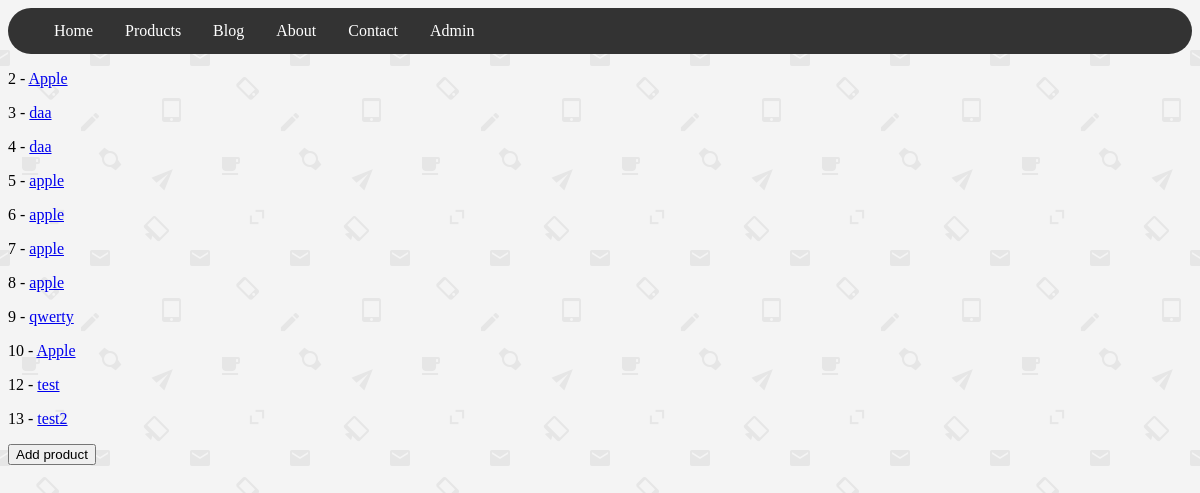
/products/, run on an earlier commit of the app's database.
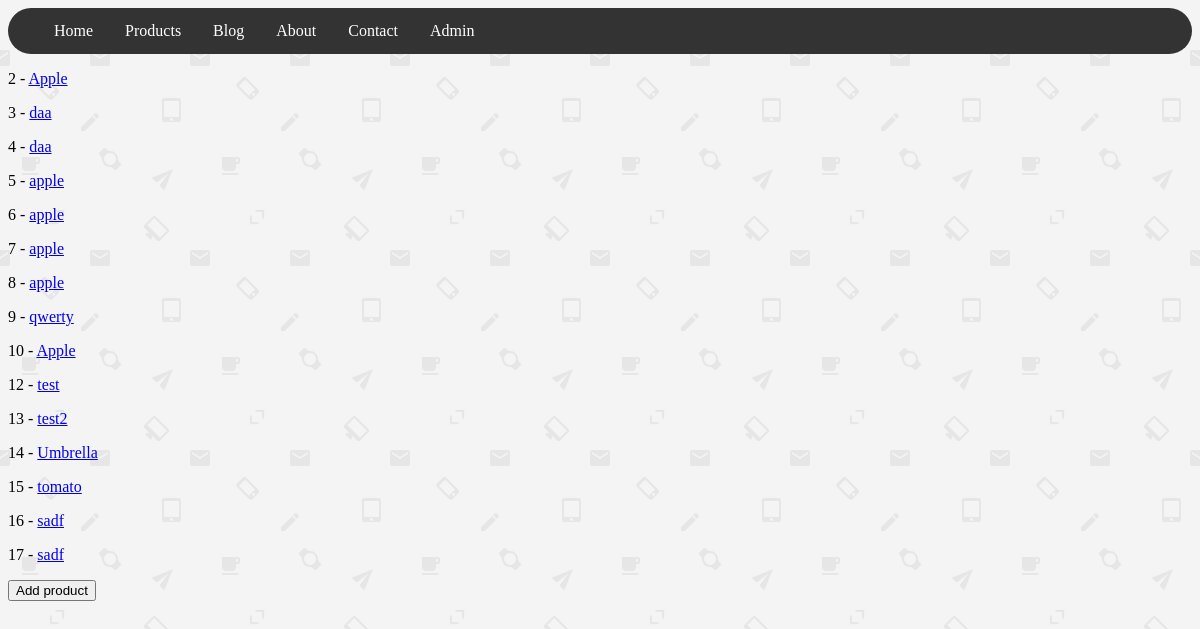
And on a later commit of the database.
### product/models.py (models this page shows, shortened)
class Product(models.Model):
    title = models.CharField(max_length=120)
    description = models.TextField(blank=True, null=True)
    price = models.DecimalField(decimal_places=2, max_digits=10000)
    summary = models.TextField(default='this is nice')
    featured = models.BooleanField(default='False')
    def get_absolute_url(self):
        return reverse("products:product_detail", kwargs={"id":self.id})

### product/views.py (the view)
# urls.py: path('', product_list_view, name='product_list'),
def product_list_view(request):
    queryset = Product.objects.all()
    context = {
    'object_list' : queryset
    }
    return render(request, "product_list.html", context)

### product/templates/product_list.html
{% extends 'base.html' %}
{% block content %}
{% for instance in object_list %}
  <p>{{ instance.id }} - <a href='{{ instance.get_absolute_url }}'>{{ instance.title }}</a></p>
{% endfor %}
<input type="button" onclick="window.location.href = './create' " value="Add product"/>
{% endblock %}

### templates/base.html (shortened to what this page needs)
<!doctype html>
<html>
<head>
</head>
{% load static %}
<body background = "{% static 'email-pattern.png' %}">
  <center>{% include 'navbar.html' %}</center>
  {% block content %}{% endblock %}
</body>
</html>

### templates/navbar.html (shortened to what this page needs)
<!DOCTYPE html>
<html>
<head>
</head>
<body>
<ul>
  <li><a href='/home'>Home</a></li>
  <li><a href='/products'>Products</a></li>
  <li><a href='/blog'>Blog</a></li>
  <li><a href='/about'>About</a></li>
  <li><a href=' /contact'>Contact</a></li>
  <li><a href='/admin'>Admin</a></li>
</ul>
</body>
</html>

### templates/navbar.html (style rules this page uses)
ul { list-style-type: none; margin: 0; padding: 0; padding-left : 30px; overflow: hidden; background-color: #333; border-radius: 50px; }
li { float: left; }
li a { display: block; color: white; text-align: center; padding: 14px 16px; text-decoration: none; }

What changed in the data, as far as the page shows it:
added Product: id "14", title "Umbrella"
added Product: id "15", title "tomato"
added Product: id "16", title "sadf"
added Product: id "17", title "sadf"
